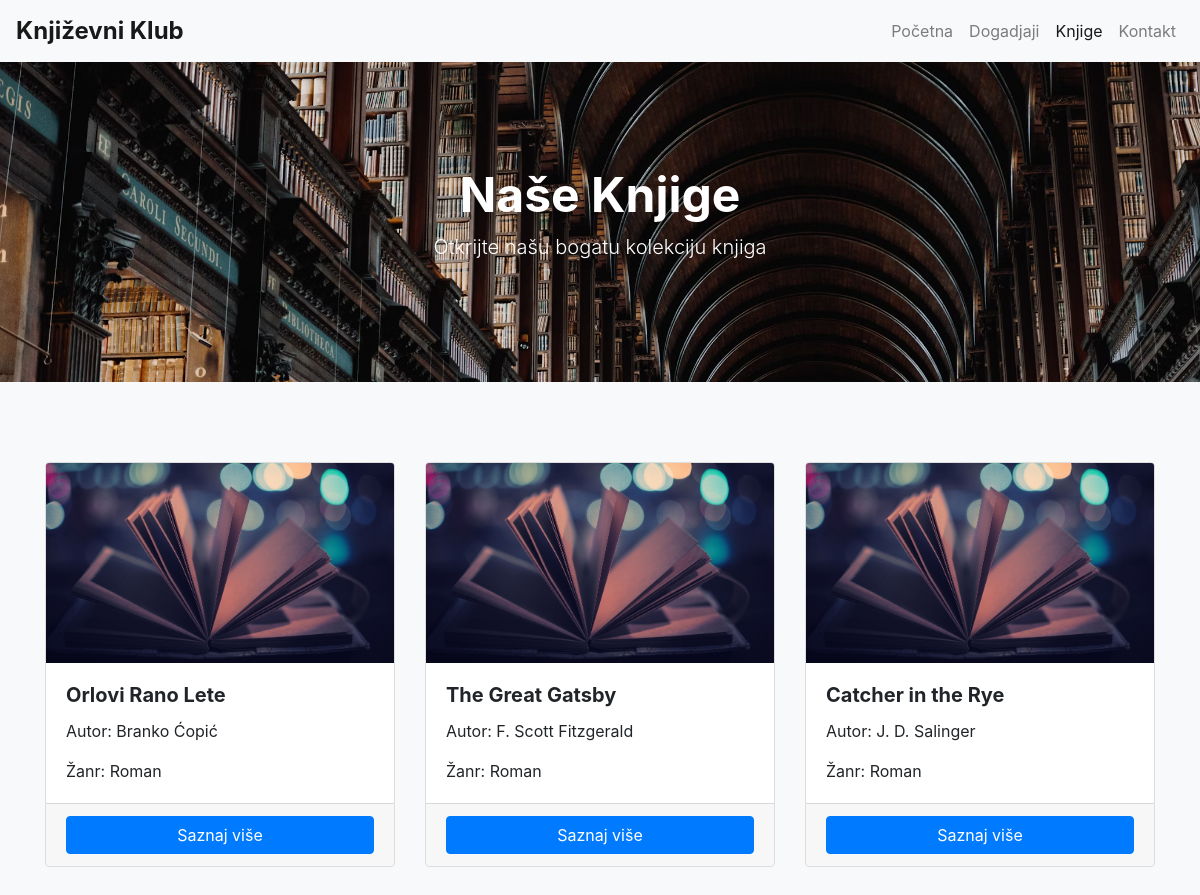
The page /Knjige.php (signed in) on the database its author committed.
### tables this page shows
CREATE TABLE knjige (
    ID INT AUTO_INCREMENT PRIMARY KEY,
    NazivKnjige VARCHAR(255) NOT NULL,
    AutorKnjige VARCHAR(255) NOT NULL,
    Zanr VARCHAR(255) NOT NULL,
    PDF VARCHAR(255) NOT NULL,
    Opis TEXT NOT NULL
);

### KnjigeBaza.php (called while the page is built, shortened)
<?php
    require_once("PovezivanjeSaBazom.php");
    $nizKnjiga=mysqli_query($baza, "SELECT * FROM `knjige`");
?>

### Knjige.php (the view, shortened to what this page needs)
<!DOCTYPE html>
<html lang="en">
<head>
    <link href="https://maxcdn.bootstrapcdn.com/bootstrap/4.5.2/css/bootstrap.min.css" rel="stylesheet">
    <link href="StyleKnjige.css" rel="stylesheet">
</head>
<body>
<?php require_once("header.php")?>
<?php require_once("KnjigeBaza.php")?>
    <header class="header">
        <div class="overlay"></div>
        <div class="container h-100">
            <div class="row h-100 align-items-center">
                <div class="col-12 text-center">
                    <h1 class="display-4 text-white">Naše Knjige</h1>
                    <p class="lead text-white">Otkrijte našu bogatu kolekciju knjiga</p>
                </div>
            </div>
        </div>
    </header>
    <div class="container mt-5">
        <div class="row">
            <?php while($red=mysqli_fetch_array($nizKnjiga)){?>
            <div class="col-md-4 mb-4">
                <div class="card h-100">
                    <img src="KnjigePozadinaStranica.jpg" class="card-img-top" alt="Book Image">
                    <div class="card-body">
                        <h5 class="card-title"><?php echo $red["NazivKnjige"]?></h5>
                        <p class="card-text">Autor: <?php echo $red["AutorKnjige"]?></p>
                        <p class="card-text">Žanr: <?php echo $red["Zanr"]?></p>
                    </div>
                    <div class="card-footer">
                        <a href="KnjigeStranica.php?id=<?php echo $red["ID"]?>" class="btn btn-primary btn-block">Saznaj više</a>
                    </div>
                </div>
            </div>
            <?php }?>
        </div>
    </div>
</body>
</html>

### StyleKnjige.css (style rules this page uses)
body { background-color: #f8f9fa; }
.header { position: relative; height: 40vh; }
.header .overlay { position: absolute; top: 0; left: 0; width: 100%; height: 100%; background: url(KnjigeSlika.avif); background-size: cover; background-position: center; background-repeat: no-repeat; }
.header h1 { font-size: 3rem; font-weight: bold; }
.header p { font-size: 1.25rem; }
.container { padding-top: 2rem; padding-bottom: 2rem; }
.card { border: 1px solid #ddd; }
.card-img-top { height: 200px; object-fit: cover; }
.card-title { font-size: 1.25rem; font-weight: bold; }
.card-text { font-size: 1rem; }

### rows shown on the page
knjige: NazivKnjige "Orlovi Rano Lete", AutorKnjige "Branko Ćopić", Zanr "Roman"
knjige: NazivKnjige "The Great Gatsby", AutorKnjige "F. Scott Fitzgerald", Zanr "Roman"
knjige: NazivKnjige "Catcher in the Rye", AutorKnjige "J. D. Salinger", Zanr "Roman"
